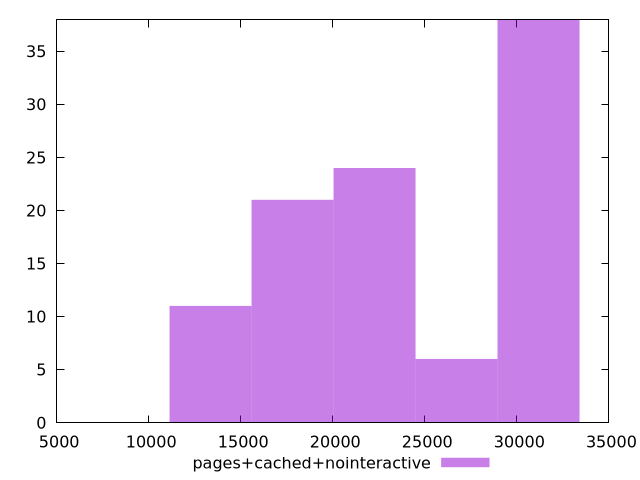

Generate this figure with gnuplot:
$_pagesCachedNointeractive <<EOF
13362.353748209694 11
17816.471664279594 21
31178.82541248929 38
22270.589580349493 24
26724.70749641939 6
EOF
set key outside below
set terminal pngcairo
set output "report_00004_2020-11-02T20-21-41.718Z/largest-contentful-paint/pages+cached+nointeractive//raw_hist.png"
set yrange [0:38]
set boxwidth 4454.1179160698985
set style fill transparent solid 0.5 noborder
plot $_pagesCachedNointeractive title "pages+cached+nointeractive" with boxes ,
